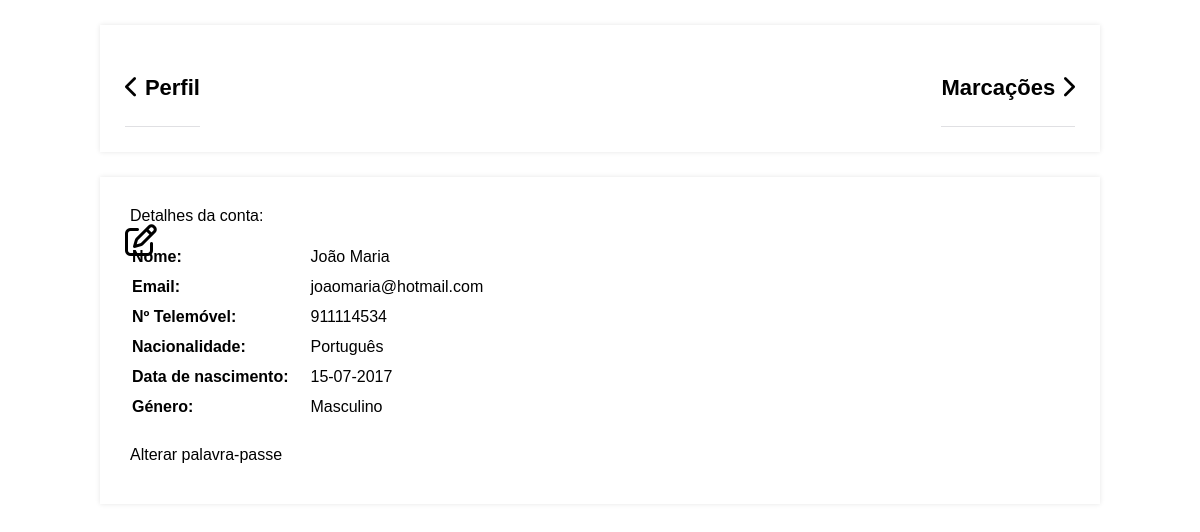
The app's page /client/account/index.php (signed in) with its own data.
### tables this page shows
CREATE TABLE IF NOT EXISTS `user` (
  `id` int(11) NOT NULL AUTO_INCREMENT,
  `name` varchar(255) DEFAULT NULL,
  `email` varchar(255) NOT NULL,
  `phone_number` varchar(50) DEFAULT NULL,
  `nacionality` varchar(50) DEFAULT NULL,
  `birthdate` date DEFAULT NULL,
  `creation_date` datetime DEFAULT current_timestamp(),
  `profile_image` varchar(100) DEFAULT NULL,
  `verified` int(1) DEFAULT NULL,
  `display_language` int(3) DEFAULT 1,
  `gender` int(1) DEFAULT NULL,
  `role` int(1) DEFAULT NULL,
  `password` varchar(40) DEFAULT NULL,
  PRIMARY KEY (`id`,`email`),
  UNIQUE KEY `email` (`email`),
  UNIQUE KEY `phone_number` (`phone_number`),
  KEY `FK_user_sex` (`gender`) USING BTREE,
  KEY `FK_user_role` (`role`),
  CONSTRAINT `FK_user_gender` FOREIGN KEY (`gender`) REFERENCES `gender` (`id`) ON DELETE NO ACTION ON UPDATE NO ACTION,
  CONSTRAINT `FK_user_role` FOREIGN KEY (`role`) REFERENCES `role` (`id`) ON DELETE NO ACTION ON UPDATE NO ACTION
);

CREATE TABLE IF NOT EXISTS `gender` (
  `id` int(11) NOT NULL AUTO_INCREMENT,
  `description` varchar(50) DEFAULT NULL,
  PRIMARY KEY (`id`)
);

### client/account/index.php (the view, shortened to what this page needs)
<?php
require('../../assets/scripts/db/connect.php');
$stmt = $conn->prepare('SELECT u.email, u.name, u.phone_number, u.nacionality, u.birthdate, u.creation_date, u.verified, g.description, g.id, r.name
                    FROM user u
                    JOIN role r ON u.role = r.id
                    JOIN gender g ON u.gender = g.id
                    WHERE u.id = ?');
$stmt->bind_param('i', $_SESSION['id']);
$stmt->execute();
$stmt->bind_result($email, $name, $phone, $nacionality, $birth, $creation, $verified, $gender, $genderid, $role);
?>
<!DOCTYPE html>
<html>
<head>
    <link href="./styles.css" rel="stylesheet" type="text/css">
    <link rel="stylesheet" href="https://use.fontawesome.com/releases/v5.7.1/css/all.css">
    <link rel="stylesheet" href="https://stackpath.bootstrapcdn.com/font-awesome/4.7.0/css/font-awesome.min.css">
    <link rel="stylesheet" href="https://cdnjs.cloudflare.com/ajax/libs/font-awesome/6.2.0/css/all.min.css">
</head>
<body class="profile">
    <div class="content">
        <div style="display: flex;
        justify-content: space-between;">
            <h2>
                <label for="return">
                    <a href="../../index.php"><i class="fas fa-chevron-left"></i></a>
                </label>
                Perfil
            </h2>
            <h2>
                Marcações
                <label for="return">
                    <a href="./appointments/index.php"><i class="fas fa-chevron-right"></i></a>
                </label>
            </h2>
        </div>
        <div>
            <div class="details-row">
                <p>Detalhes da conta: </p>
                <a href="./edit-profile.php"><i class="fa-regular fa-pen-to-square fa-2xl"></i></a>
            </div>
            <table>
                <tr>
                    <td>Nome:</td>
                    <td><?= $name ?></td>
                </tr>
                <tr>
                    <td>Email:</td>
                    <td><?= $email ?></td>
                </tr>
                <tr>
                    <td>Nº Telemóvel:</td>
                    <td><?= $phone ?></td>
                </tr>
                <tr>
                    <td>Nacionalidade:</td>
                    <td><?= $nacionality ?></td>
                </tr>
                <tr>
                    <td>Data de nascimento:</td>
                    <td><?php
                        if (isset($birth))
                            echo date('d-m-Y', strtotime($birth));
                        else
                            echo $birth;
                        ?></td>
                </tr>
                <tr>
                    <td>Género:</td>
                    <td><?= $gender ?></td>
                </tr>
            </table>
            <br>
            <p class="change-pass">
                <a href="./send-email.php">Alterar palavra-passe</a>
            </p>
        </div>
    </div>
</body>
</html>

### client/account/styles.css (style rules this page uses)
.content { width: 1000px; margin: 0 auto; }
.content h2 { margin: 0; padding: 25px 0; font-size: 22px; border-bottom: 1px solid #e0e0e3; color: var(--contrast-color); }
.content a { text-decoration: none; color: var(--contrast-color); }
.content > p, .content > div { box-shadow: 0 0 5px 0 rgba(0, 0, 0, 0.1); margin: 25px 0; padding: 25px; background-color: #fff; }
.content > p table td, .content > div table td { padding: 5px; }
.content > p table td:first-child, .content > div table td:first-child { font-weight: bold; color: var(--contrast-color); padding-right: 15px; }
.content > div p { padding: 5px; margin: 0 0 10px 0; }
.change-pass a { text-decoration: none; color: var(--contrast-color); }

### resources/css/styles.css (style rules this page uses)
html { scroll-behavior:smooth; }
* { margin: 0; padding: 0; font-family: 'Poppins', sans-serif; }
a { cursor: pointer; }
:root { --dark-background-color: #0f1316; --darkish-background-color: #151a1e; --medium-background-color: #666; --light-background-color: #efefef ; --gradient1: rgba(83, 142, 193, 1); --gradient2: rgba(96, 174, 247, 1); --contrast-color: linear-gradient(121deg, rgba(83, 142, 193, 1) 0%, rgba(96, 174, 247, 1) 100%);; --alt-contrast-color: rgba(83, 142, 193, 1); --alt-contrast-color-hover: rgba(79, 128, 170, 1); --dark-text-color: var(--dark-background-color); --medium-text-color: var(--medium-background-color); --lighter-text-reverse-color: var(--light-background-color); --light-text-reverse-color: #ddd; --border-color: #777; }

### records on screen
user: name "João Maria", email "joaomaria@hotmail.com", phone_number "911114534", nacionality "Português", birthdate "15-07-2017", gender.description "Masculino"
